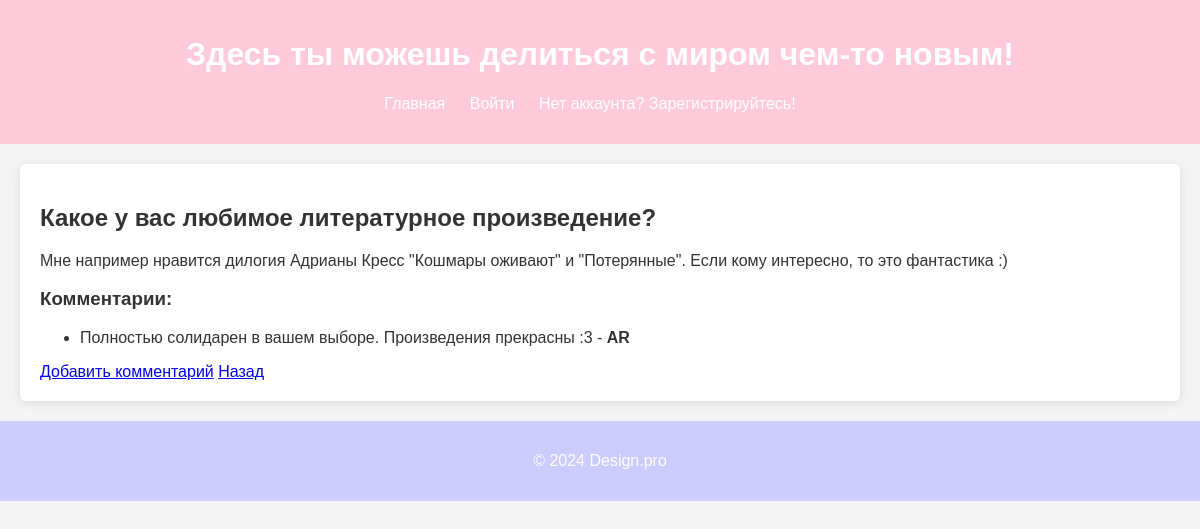
Page /BA/post/2/ on the earlier database version.
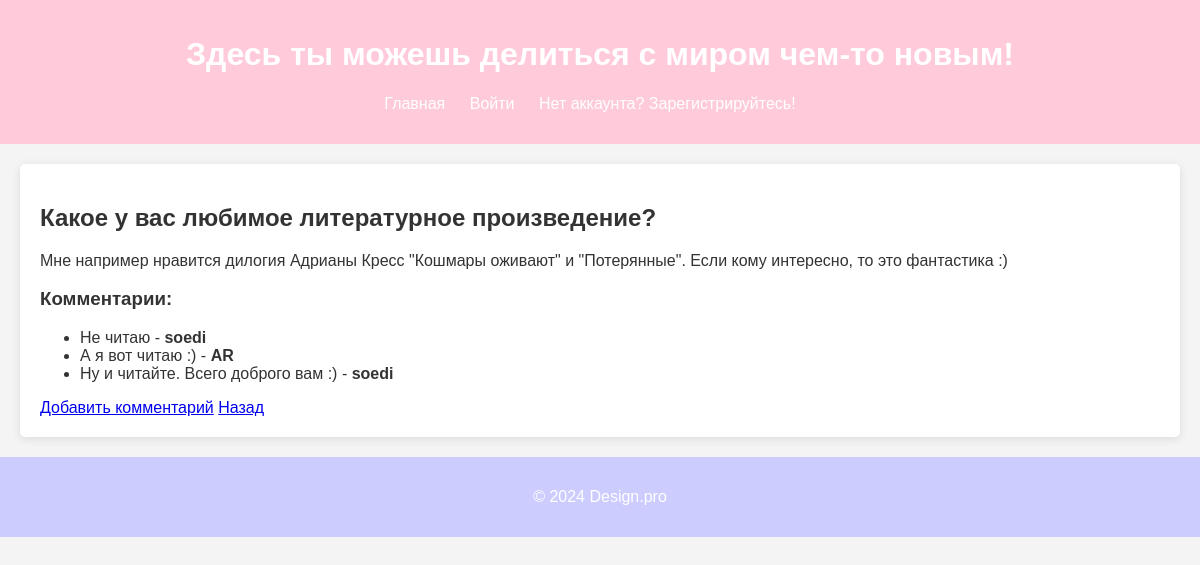
Same page on the later database version.
### BA/models.py (models this page shows, shortened)
class Comment(models.Model):
    post = models.ForeignKey(Post, related_name='comments', on_delete=models.CASCADE)
    author = models.ForeignKey(User, on_delete=models.CASCADE)
    content = models.TextField(verbose_name='Комментарий')
    created_at = models.DateTimeField(auto_now_add=True)
    updated_at = models.DateTimeField(auto_now=True)

class CustomUser(AbstractUser):
    first_name = models.CharField(max_length=150, blank=False, verbose_name='Имя')
    last_name = models.CharField(max_length=150, blank=False, verbose_name='Фамилия')
    username = models.CharField(max_length=150, unique=True, blank=False, verbose_name='Логин')
    email = models.EmailField(unique=True, blank=False, verbose_name='Электронная почта')
    middle_name = models.CharField(max_length=150, blank=False, verbose_name='Отчество')
    password1 = models.CharField(max_length=128, blank=False, null=True, verbose_name='Пароль')
    password2 = models.CharField(max_length=128, blank=False, null=True, verbose_name='Повтор пароля')
    avatar = models.ImageField(upload_to='avatars/', blank=True, null=True, verbose_name='Аватар')
    bio = models.TextField(blank=True, verbose_name='Биография')

### BA/views.py (the view)
# urls.py: path('post/<int:post_id>/', views.post_detail, name='post_detail'),
def post_detail(request, post_id):
    post = get_object_or_404(Post, id=post_id)
    comments = post.comments.all()  # Получение всех комментариев к посту
    return render(request, 'post_detail.html', {'post': post, 'comments': comments})

### BA/templates/post_detail.html (shortened to what this page needs)
{% extends 'base.html' %}
{% block content %}
<h2>{{ post.title }}</h2>
<p>{{ post.content }}</p>
<h3>Комментарии:</h3>
<ul>
    {% for comment in comments %}
    <li>
        {{ comment.content }} - <strong>{{ comment.author.username }}</strong>
    </li>
    {% empty %}
    <li>Нет комментариев.</li>
    {% endfor %}
</ul>
<a href="{% url 'BA:add_comment' post.id %}">Добавить комментарий</a>
<a href="{% url 'BA:index' %}">Назад</a>
{% endblock %}

Differences in the rows shown:
removed Comment: content "Полностью солидарен в вашем выборе. Произведения прекрасны :3", author.username "AR"
added Comment: content "Не читаю", author.username "soedi"
added Comment: content "А я вот читаю :)", author.username "AR"
added Comment: content "Ну и читайте. Всего доброго вам :)", author.username "soedi"
